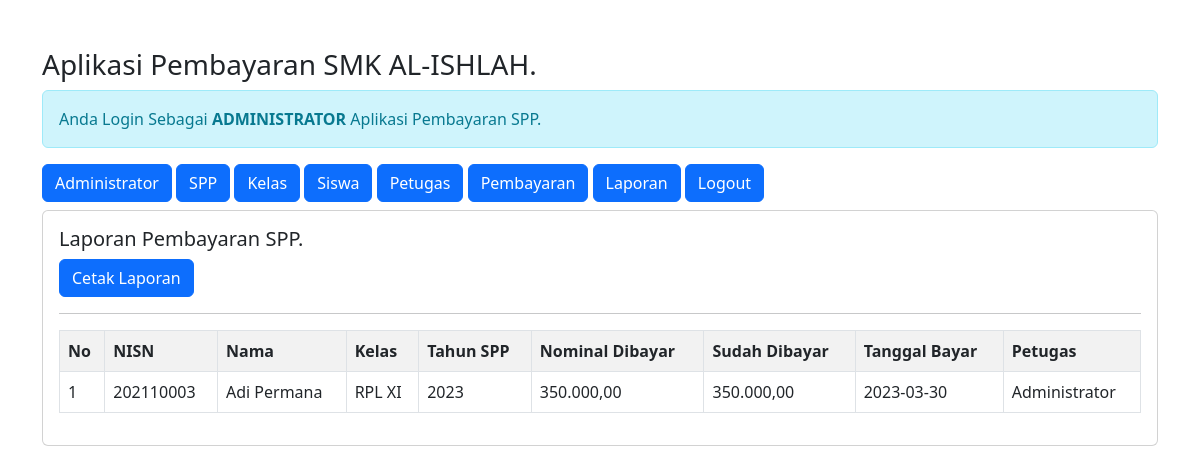
The app's page /admin/admin.php?url=laporan (signed in) with its own data.
### tables this page shows
CREATE TABLE `pembayaran` (
  `id_pembayaran` int(11) NOT NULL,
  `id_petugas` int(11) NOT NULL,
  `nisn` varchar(10) NOT NULL,
  `tgl_bayar` date NOT NULL,
  `bulan_dibayar` varchar(8) NOT NULL,
  `tahun_dibayar` varchar(4) NOT NULL,
  `id_spp` int(11) NOT NULL,
  `jumlah_bayar` int(11) NOT NULL
);

CREATE TABLE `siswa` (
  `nisn` char(10) NOT NULL,
  `nis` char(8) NOT NULL,
  `nama` varchar(35) NOT NULL,
  `id_kelas` int(11) NOT NULL,
  `alamat` text NOT NULL,
  `no_telp` varchar(13) NOT NULL,
  `id_spp` int(11) NOT NULL
);

CREATE TABLE `kelas` (
  `id_kelas` int(11) NOT NULL,
  `nama_kelas` varchar(10) NOT NULL,
  `kompetensi_keahlian` varchar(50) NOT NULL
);

CREATE TABLE `spp` (
  `id_spp` int(11) NOT NULL,
  `tahun` int(11) NOT NULL,
  `nominal` int(11) NOT NULL
);

CREATE TABLE `petugas` (
  `id_petugas` int(11) NOT NULL,
  `username` varchar(25) NOT NULL,
  `password` varchar(32) NOT NULL,
  `nama_petugas` varchar(35) NOT NULL,
  `level` enum('admin','petugas') NOT NULL
);

### admin/laporan.php (the view)
<h5>Laporan Pembayaran SPP.</h5>
<a href="cetak-laporan.php" class="btn btn-primary"> Cetak Laporan</a>
<hr>
<table class="table table-striped table-bordered">
	<tr class="fw-bold">
		<td>No</td>
		<td>NISN</td>
		<td>Nama</td>
		<td>Kelas</td>
		<td>Tahun SPP</td>
		<td>Nominal Dibayar</td>
		<td>Sudah Dibayar</td>
		<td>Tanggal Bayar</td>
		<td>Petugas</td>
	</tr>
	<?php
	include'../koneksi.php';
	$no = 1;
	$sql = "SELECT*FROM pembayaran,siswa,kelas,spp,petugas WHERE pembayaran.nisn=siswa.nisn AND siswa.id_kelas=kelas.id_kelas AND pembayaran.id_spp=spp.id_spp AND pembayaran.id_petugas=petugas.id_petugas ORDER BY tgl_bayar DESC";
	$query = mysqli_query($koneksi, $sql);
	foreach($query as $data){
		?>
		<tr>
			<td><?= $no++; ?></td>
			<td><?= $data['nisn'] ?></td>
			<td><?= $data['nama'] ?></td>
			<td><?= $data['nama_kelas'] ?></td>
			<td><?= $data['tahun'] ?></td>
			<td><?= number_format($data['nominal'],2,',','.'); ?></td>
			<td><?= number_format($data['jumlah_bayar'],2,',','.'); ?></td>
			<td><?= $data['tgl_bayar'] ?></td>
			<td><?= $data['nama_petugas'] ?></td>
		</tr>
	<?php } ?>
</table>

### records on screen
pembayaran: siswa.nisn "202110003", siswa.nama "Adi Permana", kelas.nama_kelas "RPL XI", id_spp.tahun "2023", id_spp.nominal "350.000,00", jumlah_bayar "350.000,00", tgl_bayar "2023-03-30", id_petugas.nama_petugas "Administrator"
